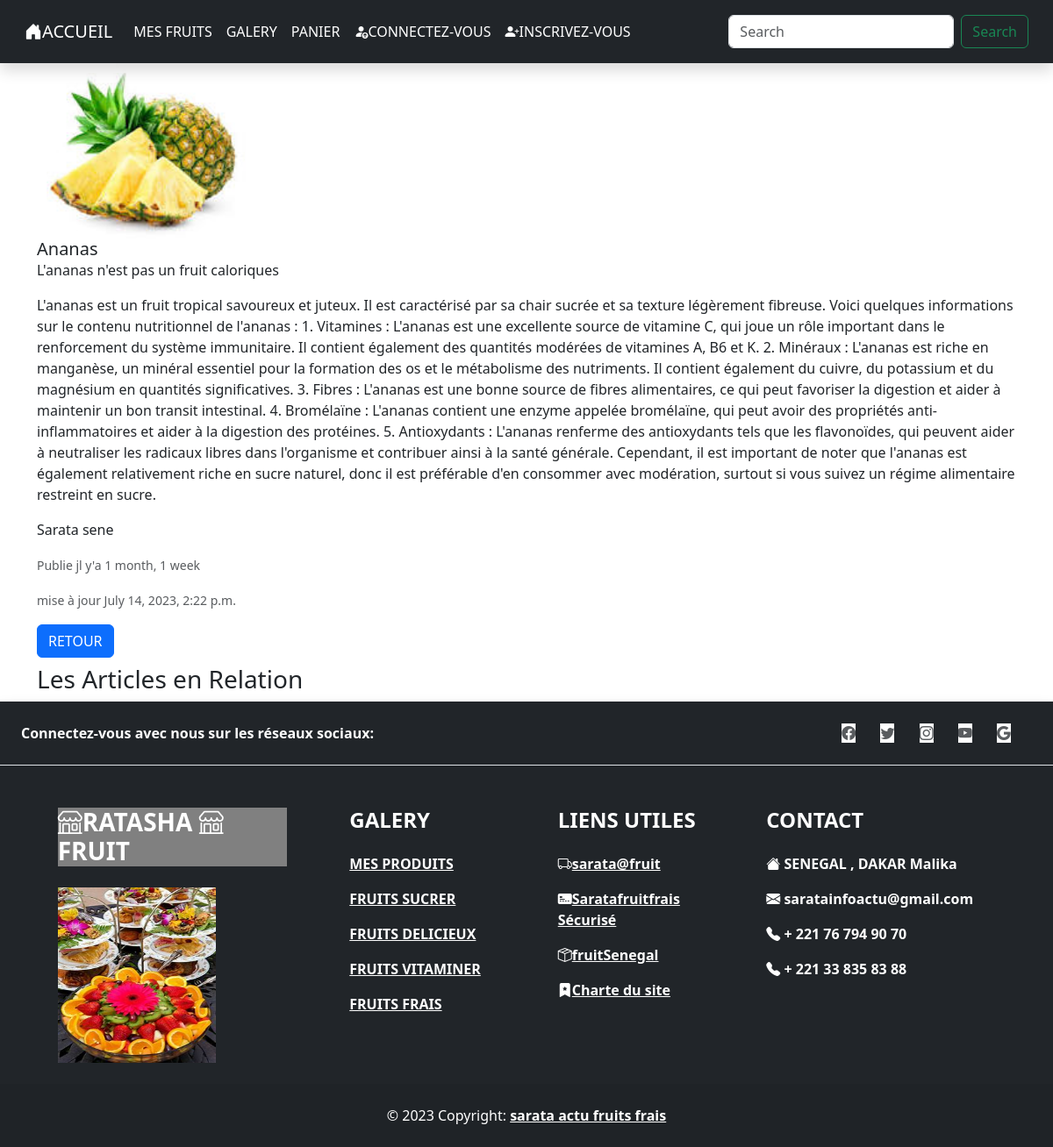
The app's page /article/2 with its own data.
### Myblog/models.py (models this page shows, shortened)
class Article(models.Model):
    titre = models.CharField(max_length=200)
    resume = models.TextField()
    miniature = models.ImageField(upload_to='miniatures/')
    contenu = models.TextField()
    auteur = models.CharField(max_length=100)
    date_creation = models.DateTimeField(auto_now_add=True)
    date_mise_a_jour = models.DateTimeField(auto_now=True)

### Myblog/views.py (the view)
# urls.py: path('article/<int:id_article>', detail,name="detail"),
def detail(request,id_article):
    article=Article.objects.get(id=id_article)
    return  render(request, 'detail.html',{"article":article})

### Myblog/templates/detail.html
{% extends "base.html" %}
{% block content %}
{% load static %}
<div class="container">
    <div class="row">
        <div class="col-md_8">
        <img src="{{article.miniature.url}}" style="height: 200px; max-width: 500px;"  class="img-fluid rounded-start " alt="...">
        <h5 class="card-title">{{article.titre}}</h5>
        <p class="card-text">{{article.resume}}</p>
        <p class="card-text">{{article.contenu}}</p>
        <p class="card-text">{{article.auteur}}</p>
        <p class="card-text"><small class="text-body-secondary">Publie jl y'a {{article.date_creation|timesince}}</small></p>
        <p class="card-text"><small class="text-body-secondary">mise à jour {{article.date_mise_a_jour}}</small></p>
        <a href="{% url 'detail' article.id %}"><button class="btn btn-primary">RETOUR</button></a>
        </div>
        <div class="col-md-4">
            <h3 class="mt-2">Les Articles en Relation</h3>
        </div>
    </div>
</div>
        {% endblock %}

### records on screen
Article: miniature (picture), titre "Ananas", resume "L'ananas n'est pas un fruit caloriques", contenu "L'ananas est un fruit tropical savoureux et juteux. Il est caractérisé par sa chair sucrée et sa texture légèrement fibreuse. Voici quelques informations sur le contenu nutritionnel de l'ananas : 1. Vitamines : L'ananas est une excellente source de vitamine C, qui joue un rôle important dans le renforcement du système immunitaire. Il contient également des quantités modérées de vitamines A, B6 et K. 2. Minéraux : L'ananas est riche en manganèse, un minéral essentiel pour la formation des os et le métabolisme des nutriments. Il contient également du cuivre, du potassium et du magnésium en quantités significatives. 3. Fibres : L'ananas est une bonne source de fibres alimentaires, ce qui peut…", auteur "Sarata sene", date_creation "1 month, 1 week", date_mise_a_jour "July 14, 2023, 2:22 p.m."
